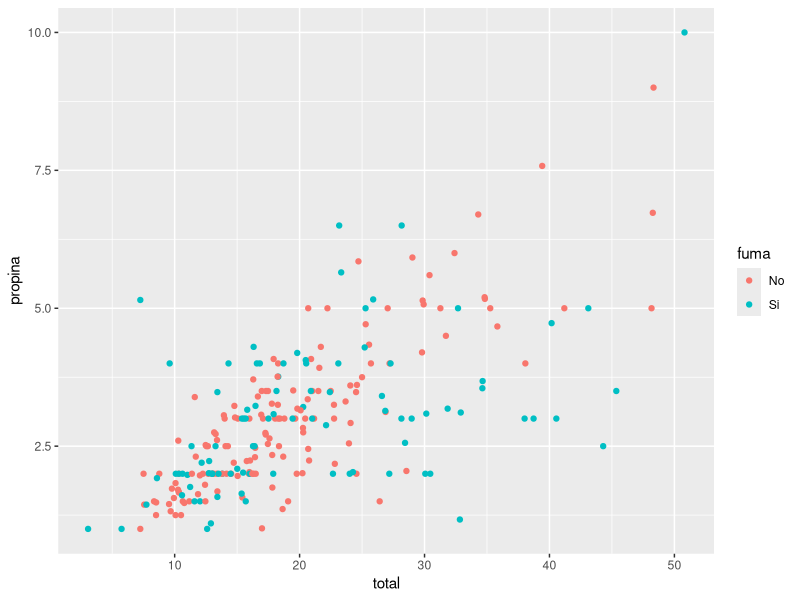
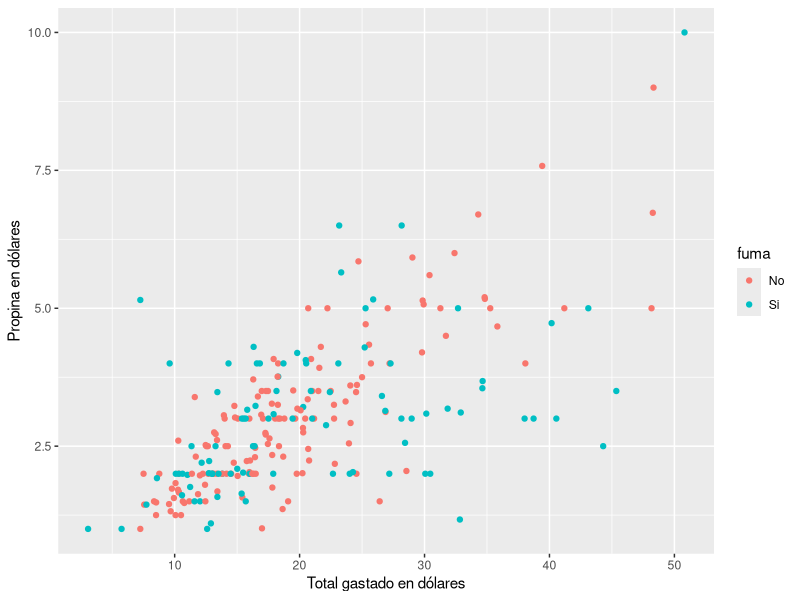
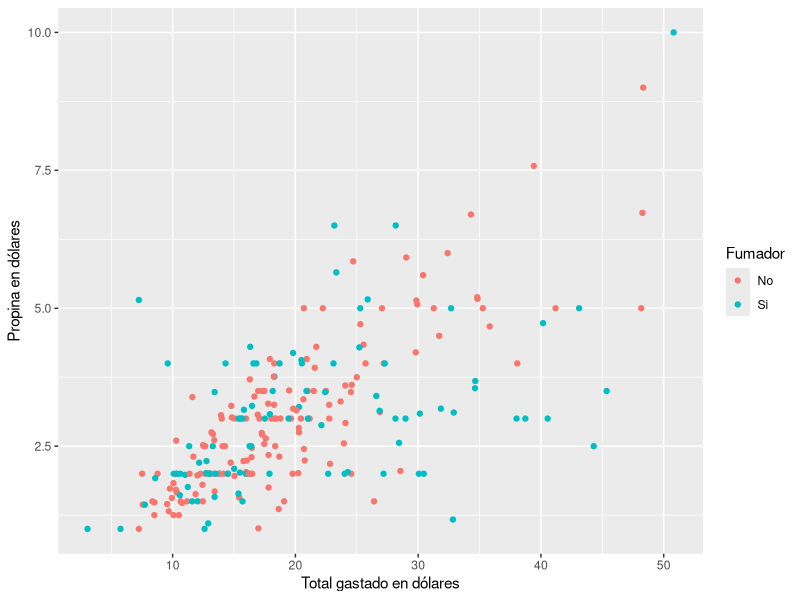

Reproduce these figures in R, in order.
## ---- chunk 1
knitr::opts_chunk$set(echo = TRUE)
## ---- chunk 2
library(tidyverse)
propinas=read.csv("propina.csv")
graf<-ggplot(propinas, aes(x=total, y= propina, colour=fuma)) + geom_point()
## ---- chunk 3
graf2<-graf+ scale_x_continuous("Total gastado en dólares") + scale_y_continuous("Propina en dólares")
## ---- chunk 4
graf3<-graf2 + scale_color_discrete("Fumador")
